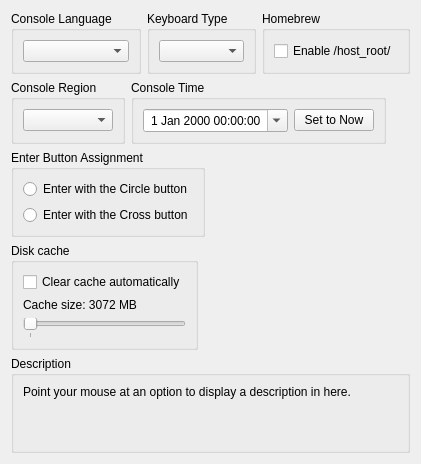
     <widget class="QWidget" name="systemTab">
      <attribute name="title">
       <string>System</string>
      </attribute>
      <layout class="QVBoxLayout" name="systemTab_layout" stretch="0,0,0,0,1,0">
       <item>
        <layout class="QHBoxLayout" name="systemTabLayout1" stretch="1,1,1">
         <item>
          <widget class="QGroupBox" name="gb_sysLang">
           <property name="title">
            <string>Console Language</string>
           </property>
           <layout class="QVBoxLayout" name="gb_sysLang_layout">
            <item>
             <widget class="QComboBox" name="sysLangBox"/>
            </item>
           </layout>
          </widget>
         </item>
         <item>
          <widget class="QGroupBox" name="gb_keyboardType">
           <property name="title">
            <string>Keyboard Type</string>
           </property>
           <layout class="QVBoxLayout" name="verticalLayout_keyboardType">
            <item>
             <widget class="QComboBox" name="keyboardType"/>
            </item>
           </layout>
          </widget>
         </item>
         <item>
          <widget class="QGroupBox" name="gb_homebrew">
           <property name="title">
            <string>Homebrew</string>
           </property>
           <layout class="QVBoxLayout" name="gb_homebrew_layout">
            <item>
             <widget class="QCheckBox" name="enableHostRoot">
              <property name="text">
               <string>Enable /host_root/</string>
              </property>
             </widget>
            </item>
           </layout>
          </widget>
         </item>
        </layout>
       </item>
       <item>
        <layout class="QHBoxLayout" name="systemTabLayout2" stretch="1,1,1">
         <item>
          <widget class="QGroupBox" name="gb_console_region">
           <property name="title">
            <string>Console Region</string>
           </property>
           <layout class="QVBoxLayout" name="gb_console_region_layout">
            <item>
             <widget class="QComboBox" name="console_region"/>
            </item>
           </layout>
          </widget>
         </item>
         <item>
          <widget class="QGroupBox" name="gb_console_time">
           <property name="title">
            <string>Console Time</string>
           </property>
           <layout class="QVBoxLayout" name="verticalLayout_2">
            <item>
             <layout class="QHBoxLayout" name="horizontalLayout">
              <item>
               <widget class="QDateTimeEdit" name="console_time_edit">
                <property name="sizePolicy">
                 <sizepolicy hsizetype="Preferred" vsizetype="Fixed">
                  <horstretch>10</horstretch>
                  <verstretch>0</verstretch>
                 </sizepolicy>
                </property>
                <property name="layoutDirection">
                 <enum>Qt::LeftToRight</enum>
                </property>
                <property name="wrapping">
                 <bool>false</bool>
                </property>
                <property name="frame">
                 <bool>true</bool>
                </property>
                <property name="alignment">
                 <set>Qt::AlignCenter</set>
                </property>
                <property name="readOnly">
                 <bool>false</bool>
                </property>
                <property name="buttonSymbols">
                 <enum>QAbstractSpinBox::UpDownArrows</enum>
                </property>
                <property name="accelerated">
                 <bool>true</bool>
                </property>
                <property name="showGroupSeparator" stdset="0">
                 <bool>false</bool>
                </property>
                <property name="calendarPopup">
                 <bool>true</bool>
                </property>
               </widget>
              </item>
              <item>
               <widget class="QPushButton" name="console_time_reset">
                <property name="text">
                 <string>Set to Now</string>
                </property>
               </widget>
              </item>
             </layout>
            </item>
           </layout>
          </widget>
         </item>
         <item>
          <widget class="QWidget" name="systemTabSpacerWidget2" native="true"/>
         </item>
        </layout>
       </item>
       <item>
        <layout class="QHBoxLayout" name="systemTabLayout3" stretch="1,1,1">
         <item>
          <widget class="QGroupBox" name="gb_enterButtonAssignment">
           <property name="title">
            <string>Enter Button Assignment</string>
           </property>
           <layout class="QVBoxLayout" name="gb_enterButtonAssignment_layout">
            <item>
             <widget class="QRadioButton" name="enterButtonAssignCircle">
              <property name="text">
               <string notr="true">Enter with the Circle button</string>
              </property>
             </widget>
            </item>
            <item>
             <widget class="QRadioButton" name="enterButtonAssignCross">
              <property name="text">
               <string notr="true">Enter with the Cross button</string>
              </property>
             </widget>
            </item>
           </layout>
          </widget>
         </item>
         <item>
          <widget class="QWidget" name="systemTabSpacerWidget3" native="true"/>
         </item>
         <item>
          <widget class="QWidget" name="systemTabSpacerWidget4" native="true"/>
         </item>
        </layout>
       </item>
       <item>
        <layout class="QHBoxLayout" name="systemTabLayout4" stretch="1,1,1">
         <item>
          <widget class="QGroupBox" name="gb_DiskCacheClearing">
           <property name="title">
            <string>Disk cache</string>
           </property>
           <layout class="QVBoxLayout" name="gb_DiskCacheClearing_layout">
            <item>
             <widget class="QCheckBox" name="enableCacheClearing">
              <property name="text">
               <string>Clear cache automatically</string>
              </property>
             </widget>
            </item>
            <item>
             <widget class="QLabel" name="maximumCacheSizeLabel">
              <property name="text">
               <string>Cache size: 3072 MB</string>
              </property>
             </widget>
            </item>
            <item>
             <widget class="QSlider" name="maximumCacheSize">
              <property name="pageStep">
               <number>512</number>
              </property>
              <property name="orientation">
               <enum>Qt::Horizontal</enum>
              </property>
              <property name="tickPosition">
               <enum>QSlider::TicksBelow</enum>
              </property>
              <property name="tickInterval">
               <number>1024</number>
              </property>
             </widget>
            </item>
           </layout>
          </widget>
         </item>
         <item>
          <widget class="QWidget" name="systemTabSpacerWidget5" native="true"/>
         </item>
         <item>
          <widget class="QWidget" name="systemTabSpacerWidget6" native="true"/>
         </item>
        </layout>
       </item>
       <item>
        <spacer name="systemTabSpacer">
         <property name="orientation">
          <enum>Qt::Vertical</enum>
         </property>
         <property name="sizeType">
          <enum>QSizePolicy::MinimumExpanding</enum>
         </property>
         <property name="sizeHint" stdset="0">
          <size>
           <width>0</width>
           <height>0</height>
          </size>
         </property>
        </spacer>
       </item>
       <item>
        <widget class="QGroupBox" name="gb_description_system">
         <property name="title">
          <string>Description</string>
         </property>
         <layout class="QHBoxLayout" name="gb_description_system_layout">
          <item>
           <widget class="QLabel" name="description_system">
            <property name="text">
             <string>Point your mouse at an option to display a description in here.


</string>
            </property>
            <property name="textFormat">
             <enum>Qt::PlainText</enum>
            </property>
            <property name="alignment">
             <set>Qt::AlignLeading|Qt::AlignLeft|Qt::AlignTop</set>
            </property>
            <property name="wordWrap">
             <bool>true</bool>
            </property>
           </widget>
          </item>
         </layout>
        </widget>
       </item>
      </layout>
     </widget>
